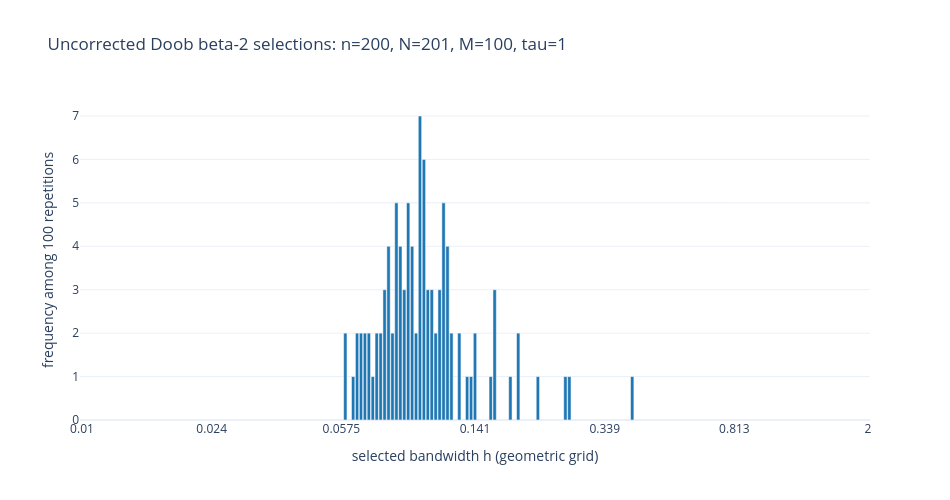
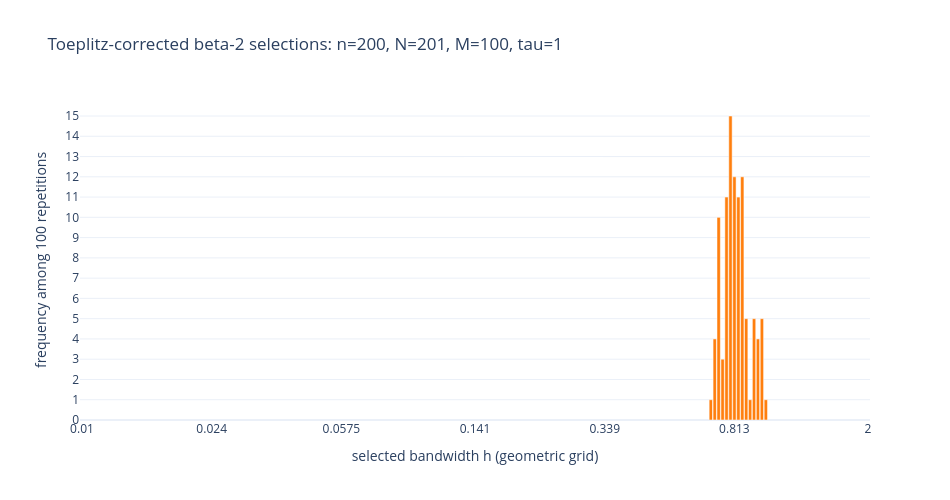

Write notebook code for charts like these, in order.
### Code cell
beta2_tick_indices = np.unique(
    np.linspace(0, beta2_N - 1, 7, dtype=int)
)
beta2_tick_bandwidths = [
    f"{beta2_h_grid[index]:.3g}" for index in beta2_tick_indices
]

for label, counts, color in (
    ("Uncorrected Doob", beta2_uncorrected_counts, "#1f77b4"),
    ("Toeplitz-corrected", beta2_corrected_counts, "#ff7f0e"),
):
    nonzero_indices = np.flatnonzero(counts)
    figure = go.Figure(
        go.Bar(
            x=nonzero_indices,
            y=counts[nonzero_indices],
            customdata=beta2_h_grid[nonzero_indices],
            width=0.85,
            marker=dict(
                color=color,
                line=dict(color="white", width=0.5),
            ),
            hovertemplate=(
                "grid index=%{x}"
                "<br>bandwidth h=%{customdata:.6g}"
                "<br>frequency=%{y}<extra></extra>"
            ),
        )
    )
    figure.update_xaxes(
        title_text="selected bandwidth h (geometric grid)",
        range=[-0.5, beta2_N - 0.5],
        tickmode="array",
        tickvals=beta2_tick_indices,
        ticktext=beta2_tick_bandwidths,
    )
    figure.update_yaxes(
        title_text=f"frequency among {beta2_M} repetitions",
        rangemode="tozero",
        dtick=1,
    )
    figure.update_layout(
        title=(
            f"{label} beta-2 selections: n={beta2_n}, "
            f"N={beta2_N}, M={beta2_M}, tau={beta2_tau:g}"
        ),
        width=950,
        height=500,
        template="plotly_white",
        showlegend=False,
    )
    figure.show()

### Figure 1 — Plotly figure (JSON) as saved in the notebook; plotly's stock layout.template omitted (floating-point values rounded to 4 significant figures)
{"data": [{"customdata": [0.059, 0.06221, 0.06388, 0.06559, 0.06736, 0.06916, 0.07102, 0.07293, 0.07488, 0.07689, 0.07896, 0.08108, 0.08326, 0.08549, 0.08779, 0.09014, 0.09256, 0.09505, 0.0976, 0.1002, 0.1029, 0.1057, 0.1085, 0.1114, 0.1144, 0.1175, 0.1206, 0.1272, 0.1341, 0.1377, 0.1414, 0.1572, 0.1615, 0.1795, 0.1893, 0.2161, 0.2601, 0.2671, 0.4081], "hovertemplate": "grid index=%{x}<br>bandwidth h=%{customdata:.6g}<br>frequency=%{y}<extra></extra>", "marker": {"color": "#1f77b4", "line": {"color": "white", "width": 0.5}}, "type": "bar", "width": 0.85, "x": [67, 69, 70, 71, 72, 73, 74, 75, 76, 77, 78, 79, 80, 81, 82, 83, 84, 85, 86, 87, 88, 89, 90, 91, 92, 93, 94, 96, 98, 99, 100, 104, 105, 109, 111, 116, 123, 124, 140], "y": [2, 1, 2, 2, 2, 2, 1, 2, 2, 3, 4, 2, 5, 4, 3, 5, 4, 2, 7, 6, 3, 3, 2, 3, 5, 4, 2, 2, 1, 1, 2, 1, 3, 1, 2, 1, 1, 1, 1]}], "layout": {"height": 500, "showlegend": false, "title": {"text": "Uncorrected Doob beta-2 selections: n=200, N=201, M=100, tau=1"}, "width": 950, "xaxis": {"range": [-0.5, 200.5], "tickmode": "array", "ticktext": ["0.01", "0.024", "0.0575", "0.141", "0.339", "0.813", "2"], "tickvals": [0, 33, 66, 100, 133, 166, 200], "title": {"text": "selected bandwidth h (geometric grid)"}}, "yaxis": {"dtick": 1, "rangemode": "tozero", "title": {"text": "frequency among 100 repetitions"}}}}

### Figure 2 — Plotly figure (JSON) as saved in the notebook; plotly's stock layout.template omitted (floating-point values rounded to 4 significant figures)
{"data": [{"customdata": [0.6931, 0.7118, 0.7309, 0.7505, 0.7706, 0.7913, 0.8126, 0.8344, 0.8568, 0.8798, 0.9034, 0.9276, 0.9525, 0.9781, 1.004], "hovertemplate": "grid index=%{x}<br>bandwidth h=%{customdata:.6g}<br>frequency=%{y}<extra></extra>", "marker": {"color": "#ff7f0e", "line": {"color": "white", "width": 0.5}}, "type": "bar", "width": 0.85, "x": [160, 161, 162, 163, 164, 165, 166, 167, 168, 169, 170, 171, 172, 173, 174], "y": [1, 4, 10, 3, 11, 15, 12, 11, 12, 5, 1, 5, 4, 5, 1]}], "layout": {"height": 500, "showlegend": false, "title": {"text": "Toeplitz-corrected beta-2 selections: n=200, N=201, M=100, tau=1"}, "width": 950, "xaxis": {"range": [-0.5, 200.5], "tickmode": "array", "ticktext": ["0.01", "0.024", "0.0575", "0.141", "0.339", "0.813", "2"], "tickvals": [0, 33, 66, 100, 133, 166, 200], "title": {"text": "selected bandwidth h (geometric grid)"}}, "yaxis": {"dtick": 1, "rangemode": "tozero", "title": {"text": "frequency among 100 repetitions"}}}}
